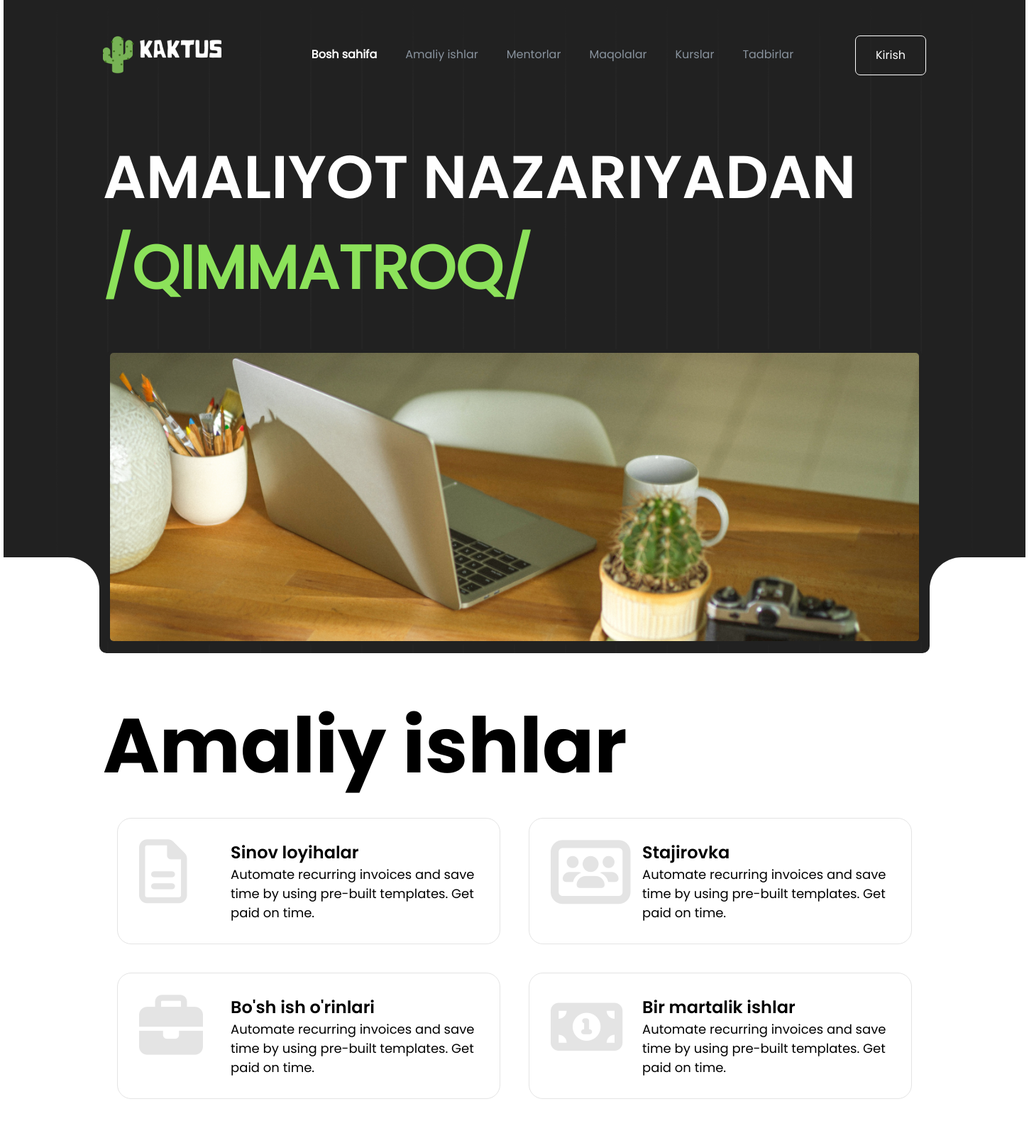
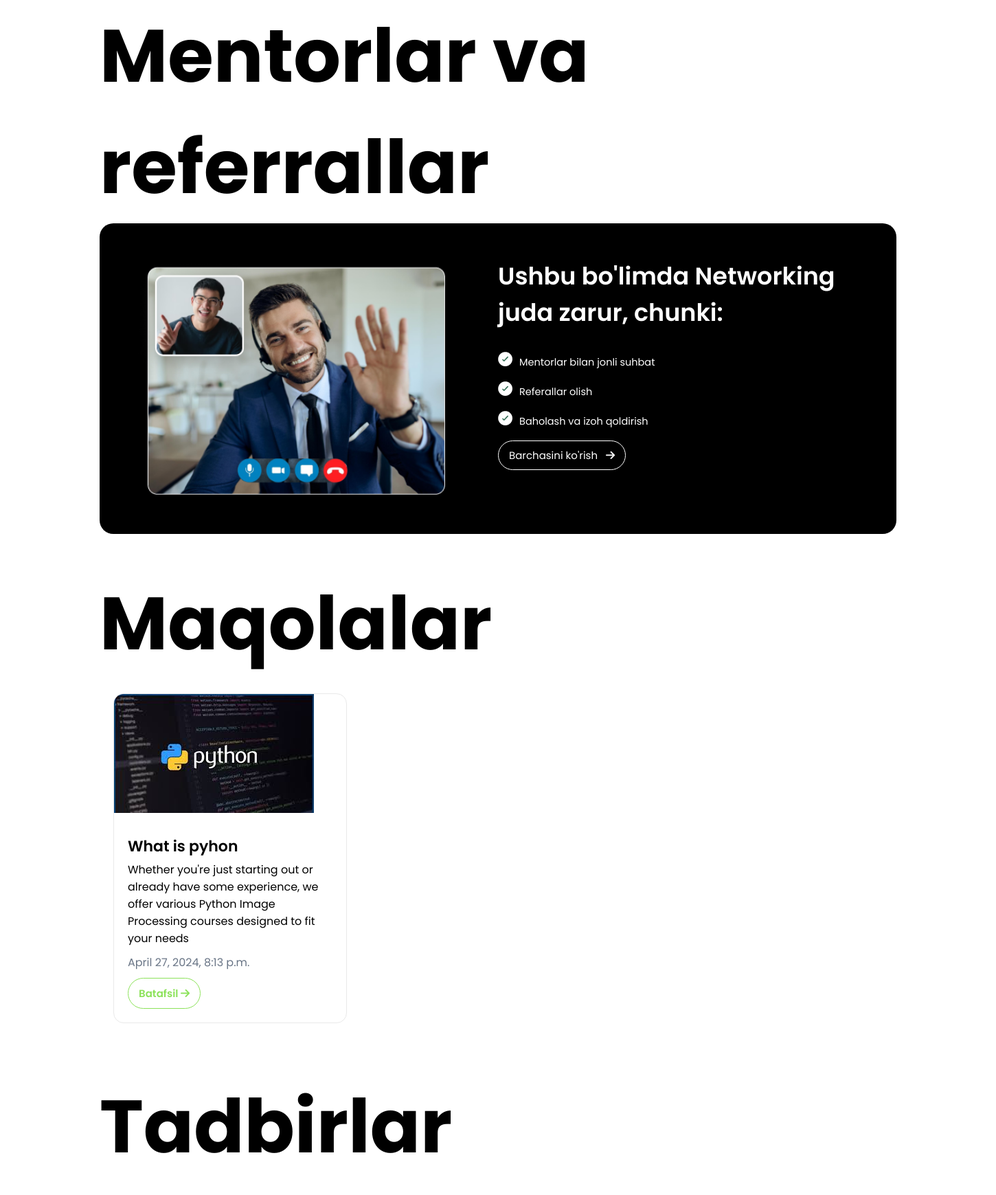
The page / (upper part) on the database its author committed (2 pictures, top to bottom).
### mysite/models.py (models this page shows, shortened)
class Article(TimeStampedMixin):
    name = models.CharField(max_length=255,null=True, blank=True)
    text = models.TextField(null=True, blank=True)
    mentor = models.ForeignKey(Mentor, on_delete=models.CASCADE)
    field = models.ForeignKey(Field, on_delete=models.CASCADE, null=True, blank=True)
    picture = models.ImageField(upload_to='media', null=True, blank=True)
    rating = models.IntegerField(null=True, blank=True)
    class Meta:
        verbose_name = "Article"
        verbose_name_plural = "Articles"
        db_table = "article"

### mysite/views.py (the view)
# urls.py: path('', index,name="index"),
def index(request):
    courses = Course.objects.all()
    if len(courses) >= 3:
        courses = Course.objects.all()[:3]
    articles = Article.objects.all()
    if len(articles) >= 3:
        articles = Article.objects.all()[:3]
    events = Event.objects.all()
    if len(events) >= 3:
        events = Event.objects.all()[:3]
    mentors = Mentor.objects.all()
    context = {
        "courses": courses,
        "articles": articles,
        "events": events,
        "mentors": mentors,
    }
    return render(request, 'index.html', context)

### templates/index.html (shortened to what this page needs)
<!DOCTYPE html>
<html lang="en">
<head>
    {% load static %}
    <link rel="stylesheet" href="{% static 'css/style.css' %}">
    <link rel="stylesheet" href="{% static 'css/all.css' %}">
</head>
<body>
    <div class="container">
        <div class="hero">
            <div class="row">
                <header>
                    <div class="header__logo">
                        <a href="{% url 'index' %}">
                            <img src="{% static 'images/kaktus_logo.png' %}" alt="aaa">
                        </a>
                    </div>
                    <nav class="header__nav">
                        <ul>
                             <li><a href="{% url 'index' %}" class="active">Bosh sahifa</a></li>
                            <li><a href="{% url 'project' %}" >Amaliy ishlar</a></li>
                            <li><a href="{% url 'mentor' %}" >Mentorlar</a></li>
                            <li><a href="{% url 'article' %}">Maqolalar</a></li>
                            <li><a href="{% url 'course' %}">Kurslar</a></li>
                            <li><a href="{% url 'event' %}">Tadbirlar</a></li>
                        </ul>
                    </nav>
                    <div class="header__login">
                        <a href="#">Kirish</a>
                    </div>
                </header>
                <div class="hero__title">Amaliyot Nazariyadan <span>/Qimmatroq/</span></div>
                <div class="hero__img">
                    <div class="hero__left__radius"></div>
                    <img src="{% static 'images/hero.png' %}" alt="Hero image: laptop, kaktus">
                    <div class="hero__right__radius"></div>
                </div>
            </div>
        </div>
        <div class="works">
            <div class="row">
                <h1 class="content__tittles">
                    Amaliy ishlar
                </h1>
                <div class="works__cards">
                    <div class="works__cards-card">
                        <a href="{% url 'project' %}">
                            <div class="works__card__row">
                                <div class="works__card-icon">
                                    <div class="intern-test-icon">
                                        <i class="fa-regular fa-file-lines"></i>
                                    </div>
                                </div>
                                <div class="works__card-text">
                                    <div class="card__text-title">Sinov loyihalar </div>
                                    <div class="card__text-text">Automate recurring invoices and save time by using pre-built templates. Get paid on time.</div>
                                </div>
                            </div>
                        </a>
                    </div>
                    <div class="works__cards-card">
                        <div class="works__card__row">
                            <div class="works__card-icon">
                                <div class="intern-test-icon">
                                    <i class="fa-solid fa-users-rectangle"></i>
                                </div>
                            </div>
                            <a class="works__card-text" href="{% url 'work' id=1 %}" >
                                <div class="card__text-title">Stajirovka</div>
                                <div class="card__text-text">Automate recurring invoices and save time by using pre-built templates. Get paid on time.</div>
                            </a>
                        </div>
                    </div>
                    <div class="works__cards-card">
                        <div class="works__card__row">
                            <div class="works__card-icon">
                                <div class="intern-test-icon">
                                    <i class="fa-solid fa-briefcase"></i>
                                </div>
                            </div>
                            <div class="works__card-text">
                                <a  class="card__text-title" href="{% url 'work' id=2 %}">Bo'sh ish o'rinlari</a>
                                <div class="card__text-text">Automate recurring invoices and save time by using pre-built templates. Get paid on time.</div>
                            </div>
                        </div>
                    </div>
                    <div class="works__cards-card">
                        <div class="works__card__row">
                            <div class="works__card-icon">
                                <div class="intern-test-icon">
                                    <i class="fa-solid fa-money-bill-1"></i>
                                </div>
                            </div>
                            <div class="works__card-text">
                                <a class="card__text-title" href="{% url 'work' id=3 %}" >Bir martalik ishlar</a>
                                <div class="card__text-text">Automate recurring invoices and save time by using pre-built templates. Get paid on time.</div>
                            </div>
                        </div>
                    </div>
                </div>
            </div>
        </div>
        <div class="mentors">
            <div class="row">
                <h1 class="content__tittles">
                    Mentorlar va referrallar
                </h1>
                <div class="mentors__card">
                    <div class="mentors__card__row">
                        <div class="mentors__card-left">
                            <img src="{% static 'images/mentors_photo.png' %}" alt="">
                        </div>
                        <div class="mentors__card-right">
                            <div class="mentors__card-title">
                                <div class="main-tittle">
                                    Ushbu bo'limda Networking juda zarur, chunki:
                                </div>
                            </div>
                            <div class="mentors__card-list">
                                <ul>
                                    <li>Mentorlar bilan jonli suhbat</li>
                                    <li>Referallar olish</li>
                                    <li>Baholash va izoh qoldirish</li>
                                </ul>
                            </div>
                            <div class="mentors__card-btn">
                                <a href="{% url 'mentor' %}">Barchasini ko'rish &nbsp; <i class="fa-solid fa-arrow-right"></i> </a>
                            </div>
                        </div>
                    </div>
                </div>
            </div>
        </div>
        <div class="maqola">
            <div class="row">
                <h1 class="content__tittles">
                    Maqolalar
                </h1>
                <div class="universal_cards">
                    {% for i in articles %}
                    <div class="universal_card">
                        <img src="{{i.picture.url }}" alt="" class="card-img-top">
                        <div class="card-body">
                            <h5 class="card-title">{{i.name}}</h5>
                            <p class="card-text">{{i.text}}</p>
                            <p class="card-data">{{i.created_at}}</p>
                            <a href="{% url 'article_single' i.id %}" class="card-link">Batafsil <i class="fa-solid fa-arrow-right"></i></a>
                        </div>
                    </div>
                    {% endfor %}
                </div>
            </div>
        </div>
        <div class="event">
            <div class="row">
                <h1 class="content__tittles">
                    Tadbirlar
                </h1>
                <div class="universal_cards">
                </div>
            </div>
        </div>
    </div>
</body>
</html>

### rows shown on the page
Article: picture (picture), name "What is pyhon", text "Whether you're just starting out or already have some experience, we offer various Python Image Processing courses designed to fit your needs", created_at "April 27, 2024, 8:13 p.m."
